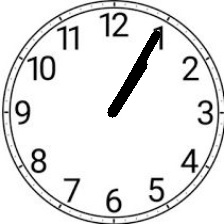
#> input picture clock_kaggle/train/1-05/21.jpg, 224 x 224 px
$ python -i extract_keypoints.py   (imports and definitions only)
#> lines starting #> are read from the running program, lines starting #| are printed output that depends on the picture; after the words box and inside, x2 and y2 are one past the last pixel; in counts of white or black regions, pixels touching at a corner belong together
#> further down, picture is the input picture: shape (224, 224, 3); min 0, max 255, mean 229.3
"""
extract_keypoints.py
====================
Automatically extract keypoints (center, hour hand tip, minute hand tip,
12-o'clock position) from clock images using image processing (OpenCV).

Combines:
  1. Image-processing-based rotation detection (12-o'clock direction)
  2. Geometric computation of hand tip coordinates from known time labels
  3. Image-processing-based hand detection as validation / fallback

Produces annotations.csv with columns:
  file, time_h, time_m, cx, cy, minute_x, minute_y, hour_x, hour_y,
  twelve_x, twelve_y, rot_deg, rot_cls
"""

import argparse
import math
import os
import sys

import cv2
import numpy as np
import pandas as pd
from tqdm import tqdm

# ---------------------------------------------------------------------------
# Constants
# ---------------------------------------------------------------------------
IMG_SIZE = 224
CX, CY = 112.0, 112.0          # Clock center (fixed for this dataset)
HAND_RADIUS_MINUTE = 75.0       # Approximate minute hand length (pixels)
HAND_RADIUS_HOUR = 47.63        # Approximate hour hand length (pixels)
TWELVE_RADIUS = 75.0            # Distance from center to 12-o'clock mark

ROTATION_DEGS = [0, 90, 180, 270]


# ---------------------------------------------------------------------------
# Rotation detection via image processing
# ---------------------------------------------------------------------------

def _detect_rotation_from_image(img_bgr: np.ndarray) -> int:
    """Detect dial rotation (0/90/180/270) from the image.

    Strategy: analyse the distribution of tick-mark / numeral pixels
    in each quadrant.  The 12-o'clock side typically has a denser cluster
    of dark features (the "12" numeral or the longer hour-mark).

    We use a robust approach:
      1. Convert to grayscale, threshold to isolate dark features.
      2. Create a ring-shaped mask (annular region where tick marks live).
      3. Compute the centroid angle of dark pixels in that ring.
      4. Snap to nearest 90-degree multiple.
    """
    gray = cv2.cvtColor(img_bgr, cv2.COLOR_BGR2GRAY)

    # Adaptive threshold to handle varying backgrounds
    binary = cv2.adaptiveThreshold(
        gray, 255, cv2.ADAPTIVE_THRESH_GAUSSIAN_C, cv2.THRESH_BINARY_INV, 21, 10
    )
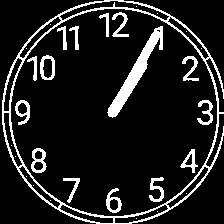
#> binary: shape (224, 224); 12.5% white; 30 white regions (14 under 20 px), largest, box (x1, y1, x2, y2) and area: (2, 0, 224, 224) 3026, (107, 26, 163, 118) 1114, (31, 148, 47, 173) 202

    # Create annular mask: keep only the outer ring where tick marks live
    h, w = binary.shape
#> h = 224; w = 224
    cx, cy = w // 2, h // 2
#> cx = 112; cy = 112
    Y, X = np.ogrid[:h, :w]
#> Y = 224 values from 0 to 223
    dist = np.sqrt((X - cx) ** 2 + (Y - cy) ** 2)
    outer_r = min(cx, cy) - 2
#> outer_r = 110
    inner_r = outer_r * 0.55  # tick marks are between 55% and 100% of radius
#> inner_r = 60.5
    ring_mask = ((dist >= inner_r) & (dist <= outer_r)).astype(np.uint8)

    # Also mask out the very edge (frame artifacts)
    edge_mask = (dist <= outer_r - 3).astype(np.uint8)
    ring_mask = ring_mask & edge_mask

    masked = binary & (ring_mask * 255)
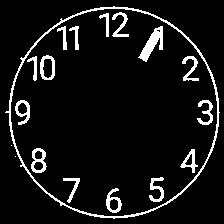
#> masked: shape (224, 224); 7.9% white; 18 white regions (2 under 20 px), largest, box (x1, y1, x2, y2) and area: (5, 6, 220, 219) 1490, (138, 26, 163, 62) 376, (31, 148, 47, 173) 202

    # Compute weighted angle from dark pixels
    ys, xs = np.where(masked > 0)
#> ys = 3962 values from 6 to 218; xs = 3962 values, max 219 at index 2221, min 5 at index 2198, mean 112.5
    if len(xs) < 10:
        return 0  # fallback

    # Angles relative to center, measured from top (12-o'clock = 0)
    dx = xs.astype(float) - cx
#> dx = 3962 values, max 107 at index 2221, min -107 at index 2198, mean 0.536
    dy = ys.astype(float) - cy
#> dy = 3962 values from -106 to 106
    angles = np.arctan2(dx, -dy)  # 0 = up, positive = clockwise
#> angles = 3962 values, max 3.14 at index 3305, min -3.13 at index 3943, mean 0.0203

    # We want to find the dominant direction.
    # Sum unit vectors, find the resultant angle.
    sum_sin = np.sum(np.sin(angles))
#> sum_sin = -4.61
    sum_cos = np.sum(np.cos(angles))
#> sum_cos = 359.7

    # This gives the "average" direction of dark pixels in the ring.
    # However, tick marks are distributed all around, so we need a
    # different approach: look for the DENSEST 90-degree sector.

    best_rot = 0
    best_count = 0
    for rot_deg in ROTATION_DEGS:
        # [5 lines of commented-out code are left out]
        target_angle = math.radians(rot_deg)
        # Count pixels within +-30 degrees of the target
        diff = np.abs(np.arctan2(np.sin(angles - target_angle),
                                  np.cos(angles - target_angle)))
        count = np.sum(diff < math.radians(30))
        if count > best_count:
            best_count = count
            best_rot = rot_deg
#> this loop made 4 passes
#> (count, best_count) on pass 1: (804, 804)
#> count on passes 2 to 4: 564, 609, 567
#> after the loop, best_count = 804; best_rot = 0

    return best_rot


# [107 lines left out: functions _detect_rotation_heuristic, _detect_rotation_by_hands, not called in this run]


def detect_rotation(img_bgr: np.ndarray, time_h: int = None, time_m: int = None) -> int:
    """Detect rotation using multiple methods with consensus.

    If time is known, uses hand-based detection as primary method.
    Falls back to tick-mark analysis.
    """
    # Method 1: hand-based (if time is known)
    if time_h is not None and time_m is not None:
        rot_hands = _detect_rotation_by_hands(img_bgr, time_h, time_m)
        if rot_hands is not None:
            # Verify with tick-mark method
            rot_ticks = _detect_rotation_from_image(img_bgr)
            if rot_hands == rot_ticks:
                return rot_hands
            # If they disagree, trust hands (more reliable when time is known)
            return rot_hands

    # Method 2: tick-mark analysis
    return _detect_rotation_from_image(img_bgr)


# ---------------------------------------------------------------------------
# Geometric computation of hand positions
# ---------------------------------------------------------------------------

# [133 lines left out: functions compute_hand_coords, extract_annotations, main, not called in this run]


# [2 lines not run here, left out]

>>> import cv2
>>> picture = cv2.imread('../clock_kaggle/train/1-05/21.jpg')
>>> result = detect_rotation(picture)
#> result = 0
